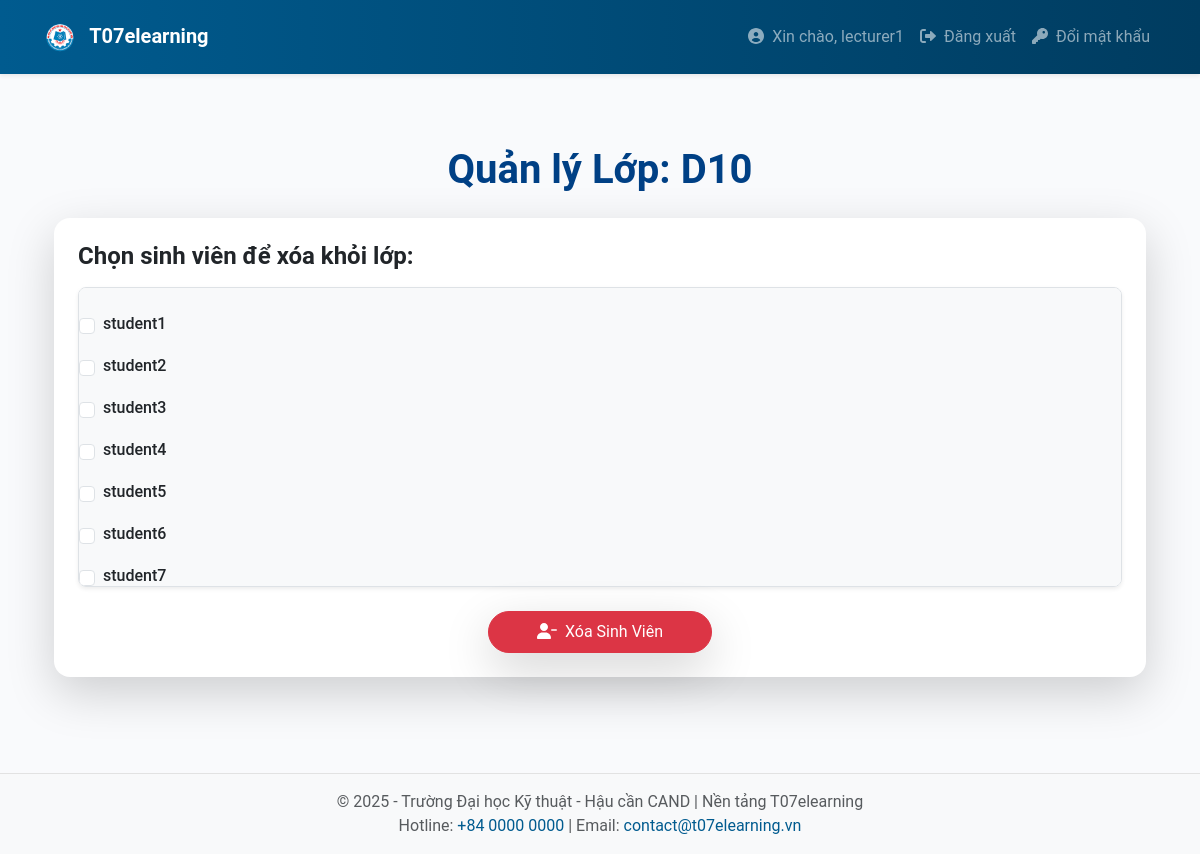
The page /lecturer/class/manage/4 (signed in) on the database as committed earlier.
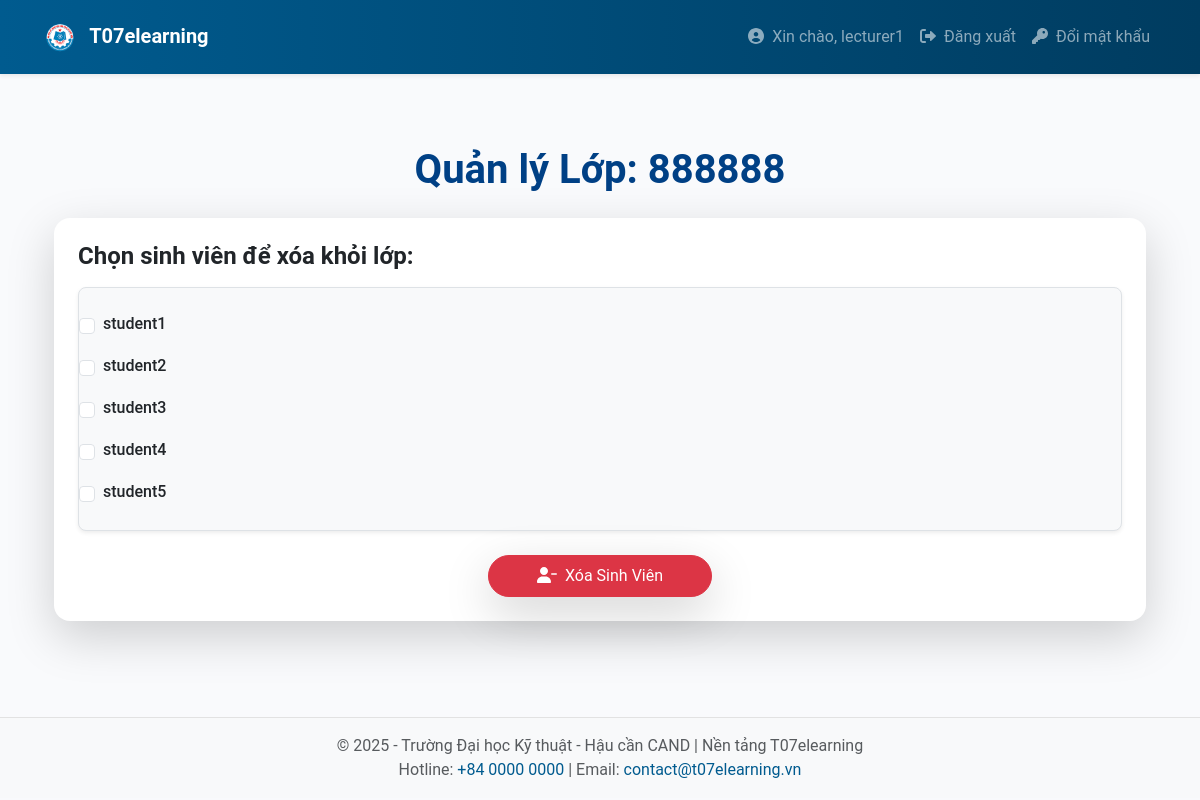
The same page on the database as committed later.
### app/models.py (models this page shows, shortened)
class Class(db.Model):
    __tablename__ = 'classes'
    id = db.Column(db.Integer, primary_key=True)
    name = db.Column(db.String(128), nullable=False)
    description = db.Column(db.Text, nullable=True)
    created_on = db.Column(db.DateTime, default=datetime.utcnow)
    enrollments = db.relationship('Enrollment', back_populates='class_')
    assignments = db.relationship('Assignment', backref='class', lazy='dynamic')

class User(UserMixin, db.Model):
    __tablename__ = 'users'
    id = db.Column(db.Integer, primary_key=True)
    username = db.Column(db.String(64), unique=True, nullable=False)
    email = db.Column(db.String(120), unique=True, nullable=False)
    password_hash = db.Column(db.String(128), nullable=False)
    registered_on = db.Column(db.DateTime, default=datetime.utcnow)
    last_seen = db.Column(db.DateTime, default=datetime.utcnow, onupdate=datetime.utcnow)
    roles = db.relationship('Role', secondary='user_roles', back_populates='users')
    courses = db.relationship('Course', backref='lecturer', lazy='dynamic')
    enrollments = db.relationship('Enrollment', backref='student', lazy='dynamic')
    submissions = db.relationship('Submission', backref='student', lazy='dynamic')
    notifications = db.relationship('Notification', backref='user', lazy='dynamic')
    def is_lecturer(self):
        return any(role.name == 'lecturer' for role in self.roles)

### app/lecturer/routes.py (the view, shortened to what this page needs)
@bp.route('/class/manage/<int:class_id>', methods=['GET', 'POST'])
@login_required
def manage_class(class_id):
    if not current_user.is_lecturer():
        flash('Bạn không có quyền truy cập trang này.')
        return redirect(url_for('main.index'))
    class_ = Class.query.get_or_404(class_id)
    students = [enrollment.student for enrollment in class_.enrollments]
    return render_template('lecturer/manage_class.html', class_=class_, students=students)

### app/templates/lecturer/manage_class.html (shortened to what this page needs)
{% extends "base.html" %} {% block content %}
<div class="container py-5">
  <h1 class="mb-4 text-center fw-bold text-deepblue">
    Quản lý Lớp: {{ class_.name }}
  </h1>
  <div class="card shadow-lg border-0 rounded-4 p-4 bg-white">
    <form method="POST">
      <h4 class="mb-3 text-dark fw-semibold">
        Chọn sinh viên để xóa khỏi lớp:
      </h4>
      <div
        class="border rounded-3 p-3 bg-light shadow-sm overflow-auto"
        style="max-height: 300px"
      >
        {% for student in students %}
        <div
          class="form-check d-flex align-items-center p-2 rounded-3 hover-bg-light select-effect"
        >
          <input
            type="checkbox"
            name="students"
            value="{{ student.id }}"
            id="student-{{ student.id }}"
            class="form-check-input me-2"
          />
          <label
            for="student-{{ student.id }}"
            class="form-check-label fw-medium w-100 text-start"
          >
            {{ student.username }}
          </label>
        </div>
        {% endfor %}
      </div>
      <div class="text-center mt-4">
        <button
          type="submit"
          class="btn btn-danger px-5 py-2 shadow-lg rounded-pill"
        >
          <i class="fas fa-user-minus me-2"></i>Xóa Sinh Viên
        </button>
      </div>
    </form>
  </div>
</div>
{% endblock %}

Rows that differ between the two databases and show on the page:
no longer on this page (row edited): User: username "student6"
no longer on this page (row edited): User: username "student7"
changed Class: name "D10" → "888888"
